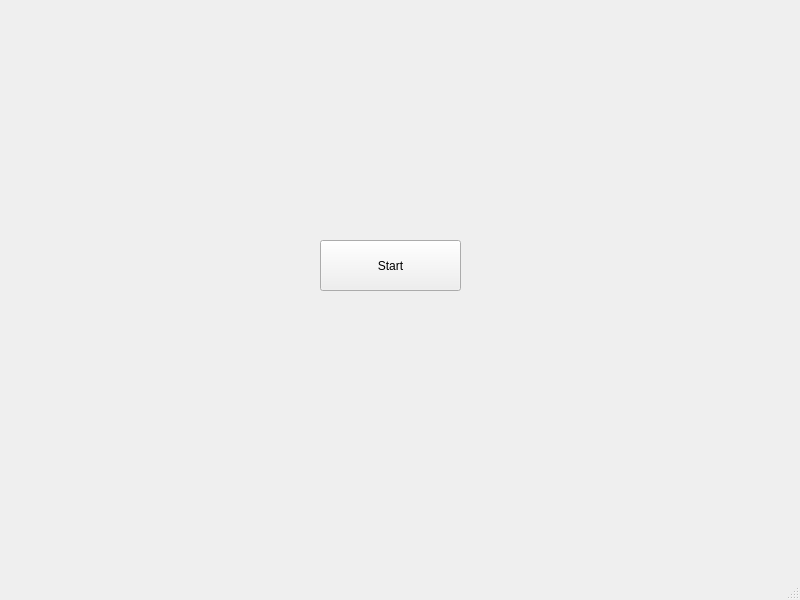
<?xml version="1.0" encoding="UTF-8"?>
<ui version="4.0">
 <class>MainWindow</class>
 <widget class="QMainWindow" name="MainWindow">
  <property name="geometry">
   <rect>
    <x>0</x>
    <y>0</y>
    <width>800</width>
    <height>600</height>
   </rect>
  </property>
  <property name="windowTitle">
   <string>MainWindow</string>
  </property>
  <widget class="QWidget" name="centralwidget">
   <widget class="QPushButton" name="startButton">
    <property name="geometry">
     <rect>
      <x>320</x>
      <y>240</y>
      <width>141</width>
      <height>51</height>
     </rect>
    </property>
    <property name="text">
     <string>Start</string>
    </property>
   </widget>
  </widget>
  <widget class="QMenuBar" name="menubar">
   <property name="geometry">
    <rect>
     <x>0</x>
     <y>0</y>
     <width>800</width>
     <height>26</height>
    </rect>
   </property>
  </widget>
  <widget class="QStatusBar" name="statusbar"/>
 </widget>
 <resources/>
 <connections/>
</ui>
